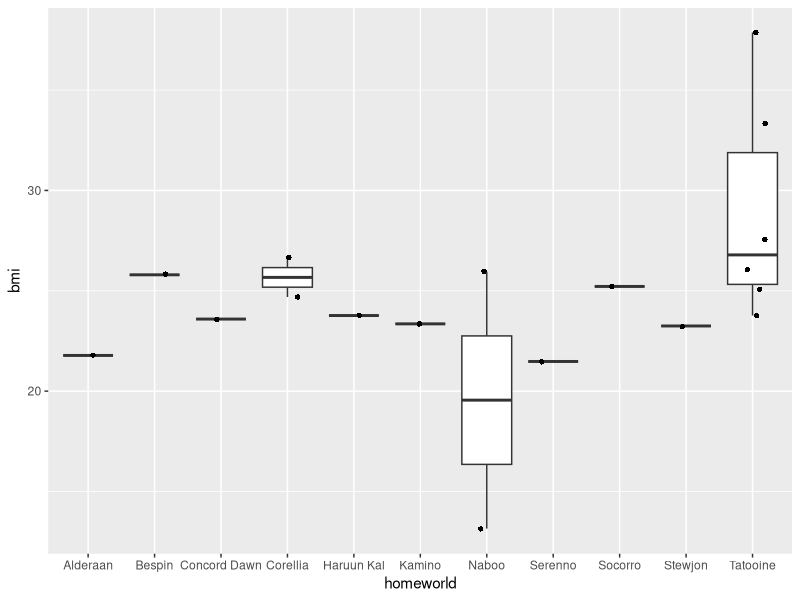

The R script that drew this image:
## ---- chunk 1
install.packages("dplyr")
library("dplyr")
## ---- chunk 2
starwars
head(starwars)
## ---- chunk 3
colnames(starwars)
## ---- chunk 4
humans <- starwars %>%
  filter(species == "Human")

humans_selected_columns <- humans %>% 
  select(birth_year, gender, mass, height, homeworld)

humans_bmi <- humans_selected_columns %>%
  mutate(bmi = mass / ((height / 100)  ^ 2)) %>%
  arrange(bmi, height, desc(birth_year)) %>%
  na.omit
## ---- chunk 5
head(humans_bmi, 15)
## ---- chunk 6
install.packages("ggplot2")
library("ggplot2")
## ---- chunk 7
p <- ggplot(humans_bmi, aes(x=homeworld, y=bmi))

p <- p + geom_boxplot() 
p + geom_jitter(shape=16, position=position_jitter(0.2))
